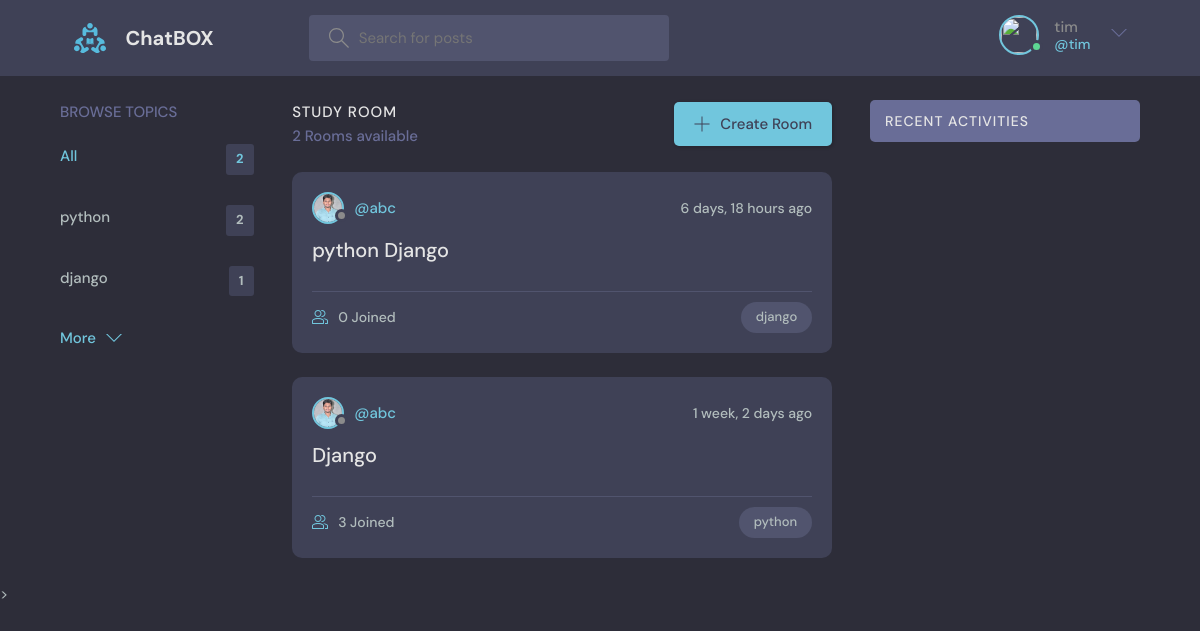
The app's page /?q=django (signed in) with its own data.
### project/log_app/models.py (models this page shows, shortened)
class User(AbstractUser):
    name = models.CharField(max_length=200, null=True)
    email = models.EmailField(unique=True, null=True)
    bio = models.TextField(null=True)
    avatar = models.ImageField(null=True, default="avatar.svg")
    USERNAME_FIELD = 'email'
    REQUIRED_FIELDS = []

class Topic(models.Model):
    name = models.CharField(max_length=200)

class Room(models.Model):
    host = models.ForeignKey(User, on_delete=models.SET_NULL,null=True)
    topic = models.ForeignKey(Topic, on_delete=models.SET_NULL,null=True)
    name = models.CharField(max_length=200)
    description = models.TextField(null=True, blank=True)
    participants = models.ManyToManyField(User, related_name='Participents', blank=True)
    updated = models.DateTimeField(auto_now=True)
    created = models.DateTimeField(auto_now_add=True)
    class Meta:
        ordering = ['-updated' , '-created']

### project/log_app/views.py (the view)
# urls.py: path('', views.first, name='first'),
def first(request):
    q = request.GET.get('q') if request.GET.get('q') !=  None else ''
    rooms = Room.objects.filter(Q(topic__name__icontains=q) |
                                Q(name__icontains=q)|
                                Q(description__icontains=q)
    )
    topics =Topic.objects.all()
    room_count = rooms.count()
    room_message = Massage.objects.filter(Q(room__topic__name__icontains=q))
    context={'rooms': rooms, 'topics':topics, 'room_count':room_count, 'room_message':room_message}
    return render(request, 'first.html', context)

### project/templates/first.html (shortened to what this page needs)
{% extends 'main.html' %}
{% block content %}
    <main class="layout layout--3">
      <div class="container">
        {% include 'topics_component.html' %}
        <div class="roomList">
          <div class="roomList__header">
            <div>
              <h2>Study Room</h2>
              <p>{{room_count}} Rooms available</p>
            </div>
            <a class="btn btn--main" href="{% url 'create-room' %}">
              <svg version="1.1" xmlns="http://www.w3.org/2000/svg" width="32" height="32" viewBox="0 0 32 32">
                <title>add</title>
                <path
                  d="M16.943 0.943h-1.885v14.115h-14.115v1.885h14.115v14.115h1.885v-14.115h14.115v-1.885h-14.115v-14.115z"
                ></path>
              </svg>
              Create Room
            </a>
          </div>
       {% include 'feed_component.html' %}
        </div>
        {% include 'activity_component.html' %}
      </div>
    </main>
    {% endblock %}

### project/templates/navig.html (shortened to what this page needs)
{% load static %}
<header class="header header--loggedIn">
    <div class="container">
      <a href="{% url 'first' %}" class="header__logo">
        <img src="{% static 'images/logo.svg' %}" />
        <h1>ChatBOX</h1>
      </a>
      <form class="header__search" method="GET" action="{% url 'first' %}">
        <label>
          <input name="q" placeholder="Search for posts" />
        </label>
      </form>
      <nav class="header__menu">
        {% if request.user.is_authenticated %}
        <div class="header__user">
          <a href="{% url 'update-user' %}">
            <div class="avatar avatar--medium active">
              <img src="{{room.host.avatar.url}}" />
            </div>
            <p>{{request.user.username}} <span>@{{request.user.username}}</span></p>
          </a>
          <button class="dropdown-button">
            <svg version="1.1" xmlns="http://www.w3.org/2000/svg" width="32" height="32" viewBox="0 0 32 32">
              <title>chevron-down</title>
              <path d="M16 21l-13-13h-3l16 16 16-16h-3l-13 13z"></path>
            </svg>
          </button>
        </div>
        {% else %}
        <a href="{% url 'login' %}">
          <img src="{% static 'images/avatar.svg' %}" />
          <p>Login</p>
        </a>
        {% endif %}
      </nav>
    </div>
  </header>

### project/templates/topics_component.html
<div class="topics">
    <div class="topics__header">
      <h2>Browse Topics</h2>
    </div>
    <ul class="topics__list">
      <li>
        <a href="{% url 'first' %}" class="active">All <span>{{topics.count}}</span></a>
      </li>
      {% for topic in topics %}
      <li>
        <a href="{% url 'first' %}?q={{topic.name}}">{{topic.name}} <span>{{topic.room_set.all.count}}</span></a>
      </li>
      {% endfor %}
    </ul>
    <a class="btn btn--link" href="{% url 'topics' %}">
      More
      <svg version="1.1" xmlns="http://www.w3.org/2000/svg" width="32" height="32" viewBox="0 0 32 32">
        <title>chevron-down</title>
        <path d="M16 21l-13-13h-3l16 16 16-16h-3l-13 13z"></path>
      </svg>
    </a>
  </div>

### project/templates/feed_component.html (shortened to what this page needs)
{%  for room in rooms %}
<div class="roomListRoom">
    <div class="roomListRoom__header">
      <a href="{% url 'user-profile' room.host.id %}" class="roomListRoom__author">
        <div class="avatar avatar--small">
          <img src="{{room.host.avatar.url}}" />
        </div>
        <span>@{{room.host.username}}</span>
      </a>
      <div class="roomListRoom__actions">
        <span>{{room.created|timesince}} ago</span>
      </div>
    </div>
    <div class="roomListRoom__content">
      <a href="{% url 'second' room.id %}">{{room.name}}</a>
    </div>
    <div class="roomListRoom__meta">
      <a href="{% url 'second' room.id %}" class="roomListRoom__joined">
        {{room.participants.all.count}} Joined
      </a>
      <p class="roomListRoom__topic">{{room.topic.name}}</p>
    </div>
</div>
{% endfor %}

### records on screen
User: user.username "tim"
Topic: name "python", room_set.all.count "2"
Topic: name "django", room_set.all.count "1"
Room: host.avatar (picture), host.username "abc", created "6 days, 18 hours", name "python Django", participants.all.count "0", topic.name "django"
Room: host.avatar (picture), host.username "abc", created "1 week, 2 days", name "Django", participants.all.count "3", topic.name "python"

### other values on screen
{{ topics.count }} "2"
{{ room_count }} "2"
